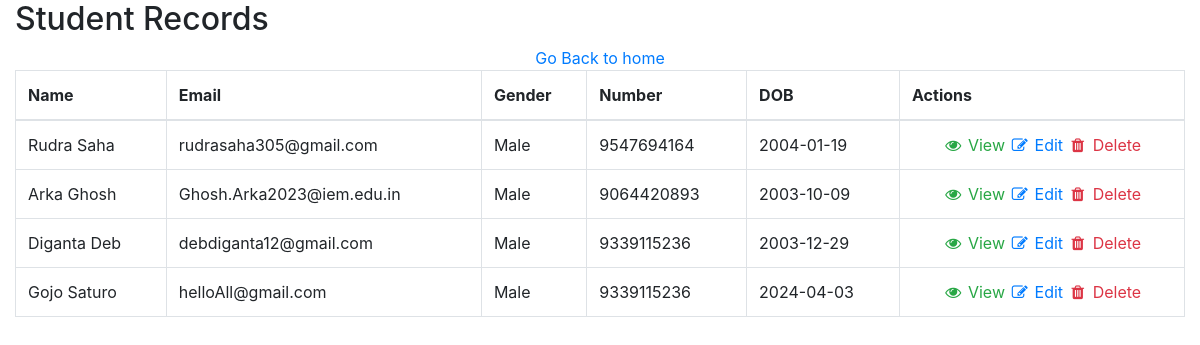
/view, run on the app's committed database.
### tables this page shows
CREATE TABLE users (id INTEGER PRIMARY KEY AUTOINCREMENT, name TEXT , email TEXT, gender TEXT, contact TEXT, dob date, profile_pic BLOB);

### crud.py (the view)
@app.route("/view")
def view():
    con = sqlite3.connect("users.db")
    con.row_factory = sqlite3.Row
    cur = con.cursor()
    cur.execute("select * from users")
    rows = cur.fetchall()
    return render_template("view.html",rows = rows,)

### Templates/view.html (shortened to what this page needs)
<!DOCTYPE html>
<html lang="en">
  <head>
    <link
      rel="stylesheet"
      href="https://maxcdn.bootstrapcdn.com/bootstrap/4.4.1/css/bootstrap.min.css"
    />
    <link rel="stylesheet"  type="text/css" href="{{url_for('static', filename='view.css')}}">
    <link
      rel="stylesheet"
      href="https://cdnjs.cloudflare.com/ajax/libs/font-awesome/4.7.0/css/font-awesome.min.css"
    />
  </head>
  <body>
    <div class="container-fluid">
      <div class="table-wrapper">
        <div class="table-title">
          <div class="row">
            <div class="col-sm-8">
              <h2>Student Records</h2>
            </div>
          </div>
        </div>
        <table class="table table-bordered">
          <thead>
            <tr>
              <th>Name</th>
              <th>Email</th>
              <th>Gender</th>
              <th>Number</th>
              <th>DOB</th>
              <th>Actions</th>
            </tr>
          </thead>
          <tbody>
            {% for row in rows %}
            <tr>
              <td>{{row["name"]}}</td>
              <td>{{row["email"]}}</td>
              <td>{{row["gender"]}}</td>
              <td>{{row["contact"]}}</td>
              <td>{{row["dob"]}}</td>
              <td id="cenntteerr" align="center">
                <a
                  href="{{ url_for('view_user', id=row['id']) }}"
                  class="text-success"
                  ><i class="fa fa-fw fa-eye"></i> View</a
                >
                <a
                  href="{{ url_for('edit_user', id=row['id']) }}"
                  class="text-primary"
                  ><i class="fa fa-fw fa-edit"></i> Edit</a
                >
                <a
                  href="{{ url_for('delete_user', id=row['id']) }}"
                  class="text-danger"
                  ><i class="fa fa-fw fa-trash"></i> Delete</a
                >
              </td>
            </tr>
            {% endfor %}
            <div class="row">
              <a href="/" class="col-md-12 text-center">Go Back to home</a>
            </div>
          </tbody>
        </table>
      </div>
    </div>
  </body>
</html>

### data on the page
users: name "Rudra Saha", email "rudrasaha305@gmail.com", gender "Male", contact "9547694164", dob "2004-01-19"
users: name "Arka Ghosh", email "Ghosh.Arka2023@iem.edu.in", gender "Male", contact "9064420893", dob "2003-10-09"
users: name "Diganta Deb", email "debdiganta12@gmail.com", gender "Male", contact "9339115236", dob "2003-12-29"
users: name "Gojo Saturo", email "helloAll@gmail.com", gender "Male", contact "9339115236", dob "2024-04-03"
